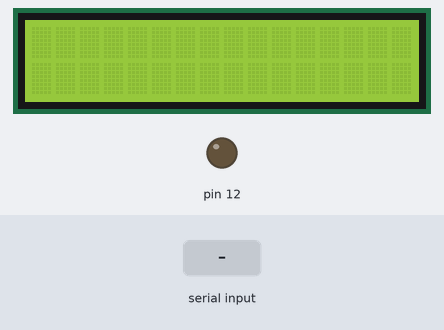
This sketch was run on a simulated Arduino Uno, built with avr-gcc and run on an emulated ATmega328P. Parts: 16×2 character LCD, output pins drawn as LEDs (lit = HIGH). The inputs (shaded band) are chosen by the test bench.

Above: at 1.2 s.
1.3 s: "H\n" received over Serial
At 2.5 s:
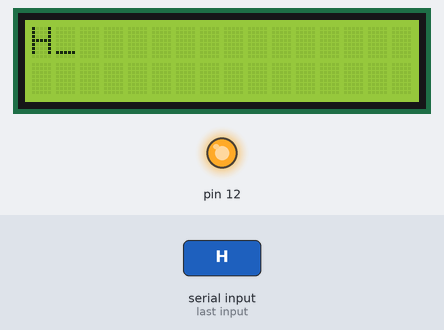
2.8 s: byte 72 ('H') received over Serial
At 3.7 s:
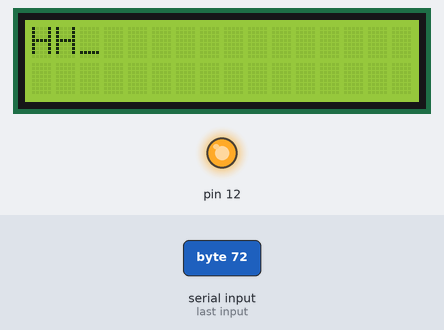
4.3 s: byte 76 ('L') received over Serial
At 4.9 s:
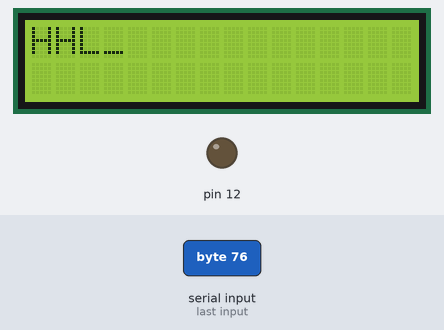
5.8 s: "L\n" received over Serial
At 7.0 s:
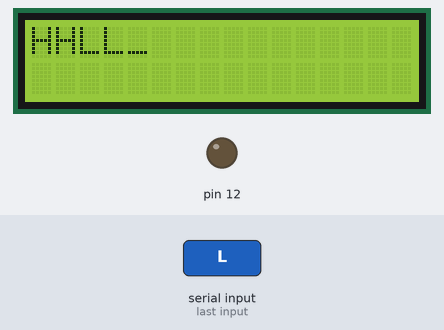
7.3 s: byte 72 ('H') received over Serial
At 8.3 s:
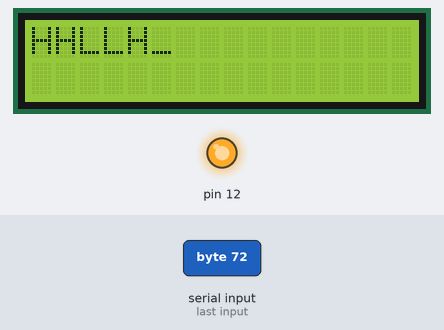
8.8 s: byte 76 ('L') received over Serial
At 9.5 s:
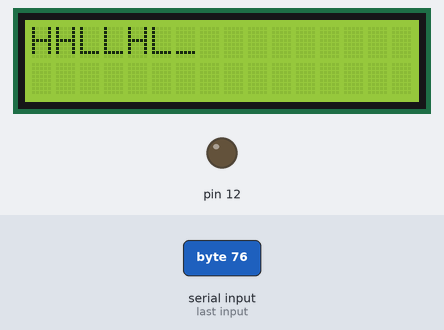
Timing chart, 0 to 11.3 s (numbered marks = the images above; inputs shaded):
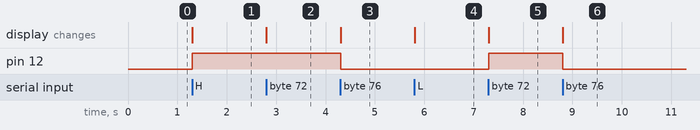

The sketch:

verificacion_con_lcd.ino
```cpp
#include <Wire.h>
#include <LiquidCrystal_I2C.h>

LiquidCrystal_I2C lcd(0x27,16,2);
int x = 0;
char n;

void setup() {
  Serial.begin(9600);
  pinMode(12,OUTPUT);
lcd.init();
 lcd.backlight();
 lcd.setCursor(0,0);
 lcd.clear();
lcd.home();
}

void loop() {
while(Serial.available()==0){}

n = Serial.read();

if(n=='\n'){}else{
 lcd.setCursor(x,0);
 lcd.write(n);
 lcd.write('_');
 x++;
if(n=='H'){
  digitalWrite(12, HIGH);
  }
if(n=='L'){
  digitalWrite(12, LOW);
  }

 delay(500);
}

}
```

Measured:
- after the input at 1.3 s, pin 12: LOW → HIGH at once; the display: changes at once (image 1)
- after the input at 2.8 s, the display: changes at once (image 2)
- after the input at 4.3 s, pin 12: HIGH → LOW at once; the display: changes at once (image 3)
- after the input at 5.8 s, the display: changes at once (image 4)
- after the input at 7.3 s, pin 12: LOW → HIGH at once; the display: changes at once (image 5)
- after the input at 8.8 s, pin 12: HIGH → LOW at once; the display: changes at once (image 6)
